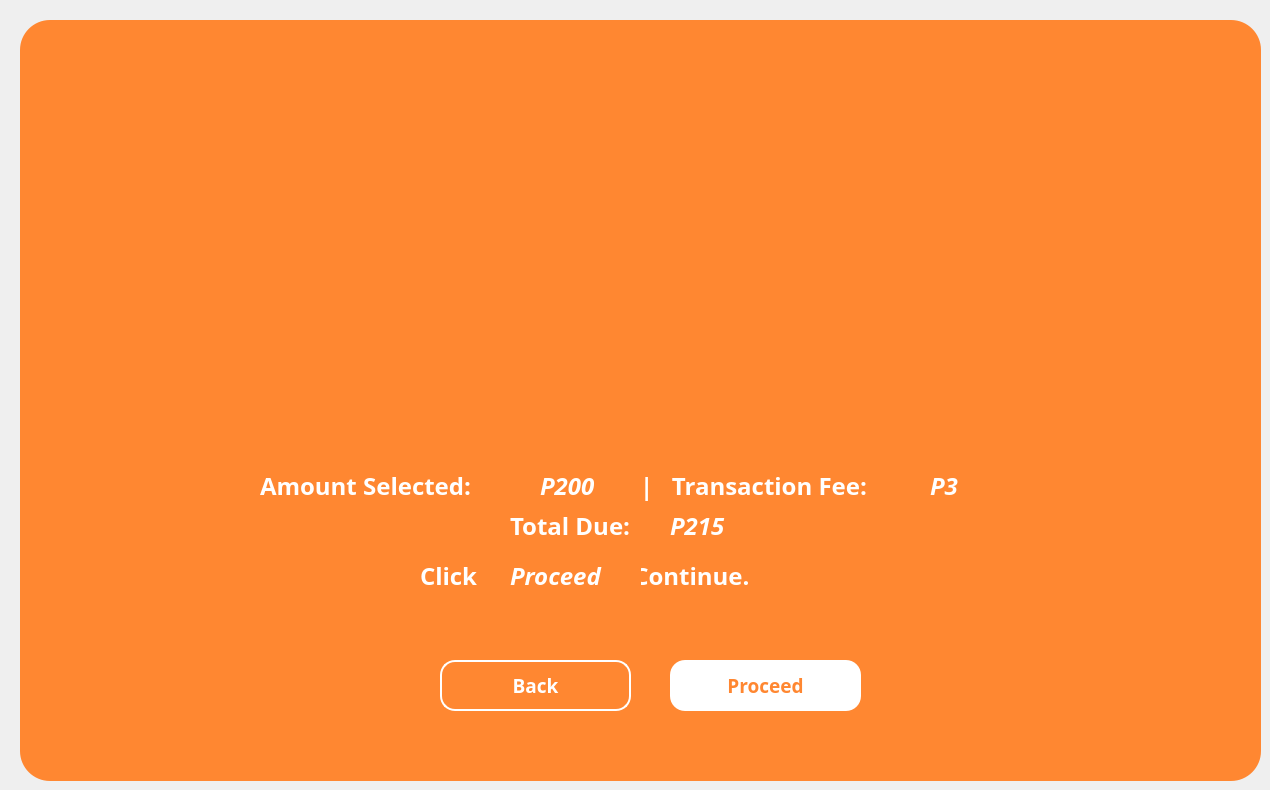
    <widget class="QWidget" name="CB_ConfirmationWidget_04">
     <widget class="QFrame" name="confirmationFrame">
      <property name="enabled">
       <bool>true</bool>
      </property>
      <property name="geometry">
       <rect>
        <x>20</x>
        <y>20</y>
        <width>1241</width>
        <height>761</height>
       </rect>
      </property>
      <property name="font">
       <font>
        <pointsize>9</pointsize>
       </font>
      </property>
      <property name="styleSheet">
       <string notr="true">QFrame {
    background-color: #ff8731;
	border-radius: 30px;
}
</string>
      </property>
      <property name="frameShape">
       <enum>QFrame::StyledPanel</enum>
      </property>
      <property name="frameShadow">
       <enum>QFrame::Raised</enum>
      </property>
      <widget class="QLabel" name="main_logo_26">
       <property name="geometry">
        <rect>
         <x>470</x>
         <y>90</y>
         <width>300</width>
         <height>300</height>
        </rect>
       </property>
       <property name="text">
        <string/>
       </property>
       <property name="pixmap">
        <pixmap>C:/Users/Asus Tuf/Documents/dondon my documents/Research/Coinnect UI/2 Icons/question_white2.png</pixmap>
       </property>
       <property name="scaledContents">
        <bool>true</bool>
       </property>
      </widget>
      <widget class="QLabel" name="label_46">
       <property name="geometry">
        <rect>
         <x>240</x>
         <y>450</y>
         <width>271</width>
         <height>31</height>
        </rect>
       </property>
       <property name="font">
        <font>
         <family>Montserrat</family>
         <pointsize>18</pointsize>
         <weight>75</weight>
         <bold>true</bold>
        </font>
       </property>
       <property name="styleSheet">
        <string notr="true">QLabel {
    color: white;
}
</string>
       </property>
       <property name="text">
        <string>Amount Selected: </string>
       </property>
      </widget>
      <widget class="QToolButton" name="cb_confirm_proceed">
       <property name="geometry">
        <rect>
         <x>650</x>
         <y>640</y>
         <width>191</width>
         <height>51</height>
        </rect>
       </property>
       <property name="font">
        <font>
         <family>Montserrat</family>
         <pointsize>14</pointsize>
         <weight>75</weight>
         <bold>true</bold>
        </font>
       </property>
       <property name="cursor">
        <cursorShape>PointingHandCursor</cursorShape>
       </property>
       <property name="styleSheet">
        <string notr="true">QToolButton {
    background-color: white;
    color: #ff8731;
    border: none;
    border-radius: 15px;
    text-align: center;
}

QToolButton:hover {
    background-color: #FFC499;  /* light gray */
	border: 2px solid #FFC499;
}

QToolButton:pressed {
    background-color: #F56600;
	color: white;
    padding-top: 10px;  /* simulate press-in */
    padding-bottom: 15px;
 
}

</string>
       </property>
       <property name="text">
        <string>Proceed</string>
       </property>
       <property name="iconSize">
        <size>
         <width>200</width>
         <height>200</height>
        </size>
       </property>
       <property name="checkable">
        <bool>false</bool>
       </property>
       <property name="popupMode">
        <enum>QToolButton::InstantPopup</enum>
       </property>
       <property name="toolButtonStyle">
        <enum>Qt::ToolButtonTextUnderIcon</enum>
       </property>
      </widget>
      <widget class="QLabel" name="cb_confirm_amount">
       <property name="geometry">
        <rect>
         <x>520</x>
         <y>450</y>
         <width>101</width>
         <height>31</height>
        </rect>
       </property>
       <property name="font">
        <font>
         <family>Montserrat</family>
         <pointsize>18</pointsize>
         <weight>75</weight>
         <italic>true</italic>
         <bold>true</bold>
        </font>
       </property>
       <property name="styleSheet">
        <string notr="true">QLabel {
    color: white;
}
</string>
       </property>
       <property name="text">
        <string>P200</string>
       </property>
      </widget>
      <widget class="QLabel" name="label_48">
       <property name="geometry">
        <rect>
         <x>620</x>
         <y>450</y>
         <width>281</width>
         <height>31</height>
        </rect>
       </property>
       <property name="font">
        <font>
         <family>Montserrat</family>
         <pointsize>18</pointsize>
         <weight>75</weight>
         <bold>true</bold>
        </font>
       </property>
       <property name="styleSheet">
        <string notr="true">QLabel {
    color: white;
}
</string>
       </property>
       <property name="text">
        <string>|   Transaction Fee:</string>
       </property>
      </widget>
      <widget class="QLabel" name="cb_confirm_trans">
       <property name="geometry">
        <rect>
         <x>910</x>
         <y>450</y>
         <width>101</width>
         <height>31</height>
        </rect>
       </property>
       <property name="font">
        <font>
         <family>Montserrat</family>
         <pointsize>18</pointsize>
         <weight>75</weight>
         <italic>true</italic>
         <bold>true</bold>
        </font>
       </property>
       <property name="styleSheet">
        <string notr="true">QLabel {
    color: white;
}
</string>
       </property>
       <property name="text">
        <string>P3</string>
       </property>
      </widget>
      <widget class="QLabel" name="label_51">
       <property name="geometry">
        <rect>
         <x>490</x>
         <y>490</y>
         <width>151</width>
         <height>31</height>
        </rect>
       </property>
       <property name="font">
        <font>
         <family>Montserrat</family>
         <pointsize>18</pointsize>
         <weight>75</weight>
         <bold>true</bold>
        </font>
       </property>
       <property name="styleSheet">
        <string notr="true">QLabel {
    color: white;
}
</string>
       </property>
       <property name="text">
        <string>Total Due:</string>
       </property>
      </widget>
      <widget class="QLabel" name="cb_confirm_due">
       <property name="geometry">
        <rect>
         <x>650</x>
         <y>490</y>
         <width>101</width>
         <height>31</height>
        </rect>
       </property>
       <property name="font">
        <font>
         <family>Montserrat</family>
         <pointsize>18</pointsize>
         <weight>75</weight>
         <italic>true</italic>
         <bold>true</bold>
        </font>
       </property>
       <property name="styleSheet">
        <string notr="true">QLabel {
    color: white;
}
</string>
       </property>
       <property name="text">
        <string>P215</string>
       </property>
      </widget>
      <widget class="QLabel" name="label_52">
       <property name="geometry">
        <rect>
         <x>400</x>
         <y>540</y>
         <width>411</width>
         <height>31</height>
        </rect>
       </property>
       <property name="font">
        <font>
         <family>Montserrat</family>
         <pointsize>18</pointsize>
         <weight>75</weight>
         <bold>true</bold>
        </font>
       </property>
       <property name="styleSheet">
        <string notr="true">QLabel {
    color: white;
}
</string>
       </property>
       <property name="text">
        <string>Click                    to Continue.</string>
       </property>
      </widget>
      <widget class="QLabel" name="label_53">
       <property name="geometry">
        <rect>
         <x>490</x>
         <y>540</y>
         <width>131</width>
         <height>31</height>
        </rect>
       </property>
       <property name="font">
        <font>
         <family>Montserrat</family>
         <pointsize>18</pointsize>
         <weight>75</weight>
         <italic>true</italic>
         <bold>true</bold>
        </font>
       </property>
       <property name="styleSheet">
        <string notr="true">QLabel {
    color: white;
}
</string>
       </property>
       <property name="text">
        <string>Proceed</string>
       </property>
      </widget>
      <widget class="QToolButton" name="cb_confirm_backBtn">
       <property name="geometry">
        <rect>
         <x>420</x>
         <y>640</y>
         <width>191</width>
         <height>51</height>
        </rect>
       </property>
       <property name="font">
        <font>
         <family>Montserrat</family>
         <pointsize>14</pointsize>
         <weight>75</weight>
         <bold>true</bold>
        </font>
       </property>
       <property name="cursor">
        <cursorShape>PointingHandCursor</cursorShape>
       </property>
       <property name="styleSheet">
        <string notr="true">QToolButton {
    background-color: transparent;
    color: white;
    border: 2px solid white;
    border-radius: 15px;

    text-align: center;
}


QToolButton:hover {
    background-color: #FFC499;  /* light gray */
	border: 2px solid #FFC499;
}

QToolButton:pressed {
    background-color: #F56600;
	color: white;
    padding-top: 10px;  /* simulate press-in */
    padding-bottom: 15px;
 
}</string>
       </property>
       <property name="text">
        <string>Back</string>
       </property>
       <property name="iconSize">
        <size>
         <width>200</width>
         <height>200</height>
        </size>
       </property>
       <property name="checkable">
        <bool>false</bool>
       </property>
       <property name="popupMode">
        <enum>QToolButton::InstantPopup</enum>
       </property>
       <property name="toolButtonStyle">
        <enum>Qt::ToolButtonTextUnderIcon</enum>
       </property>
      </widget>
     </widget>
    </widget>
